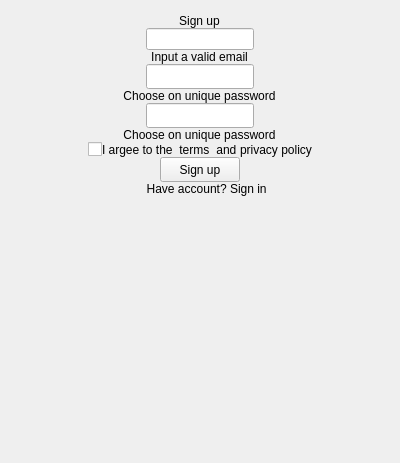
<?xml version="1.0" encoding="UTF-8"?>
<ui version="4.0">
 <class>SignUpScreen</class>
 <widget class="QWidget" name="SignUpScreen">
  <property name="geometry">
   <rect>
    <x>0</x>
    <y>0</y>
    <width>400</width>
    <height>463</height>
   </rect>
  </property>
  <property name="minimumSize">
   <size>
    <width>0</width>
    <height>300</height>
   </size>
  </property>
  <property name="windowTitle">
   <string>Form</string>
  </property>
  <layout class="QVBoxLayout" name="verticalLayout">
   <property name="spacing">
    <number>0</number>
   </property>
   <property name="leftMargin">
    <number>0</number>
   </property>
   <property name="topMargin">
    <number>0</number>
   </property>
   <property name="rightMargin">
    <number>0</number>
   </property>
   <property name="bottomMargin">
    <number>0</number>
   </property>
   <item alignment="Qt::AlignHCenter">
    <widget class="QLabel" name="lblLogo">
     <property name="sizePolicy">
      <sizepolicy hsizetype="Fixed" vsizetype="Fixed">
       <horstretch>0</horstretch>
       <verstretch>0</verstretch>
      </sizepolicy>
     </property>
    </widget>
   </item>
   <item alignment="Qt::AlignHCenter">
    <widget class="QLabel" name="lblCaption">
     <property name="sizePolicy">
      <sizepolicy hsizetype="Fixed" vsizetype="Preferred">
       <horstretch>0</horstretch>
       <verstretch>0</verstretch>
      </sizepolicy>
     </property>
     <property name="text">
      <string>Sign up</string>
     </property>
     <property name="alignment">
      <set>Qt::AlignCenter</set>
     </property>
    </widget>
   </item>
   <item alignment="Qt::AlignHCenter">
    <widget class="CustomLineEdit" name="edtEmail">
     <property name="sizePolicy">
      <sizepolicy hsizetype="Preferred" vsizetype="Fixed">
       <horstretch>0</horstretch>
       <verstretch>0</verstretch>
      </sizepolicy>
     </property>
     <property name="alignment">
      <set>Qt::AlignCenter</set>
     </property>
     <property name="state" stdset="0">
      <number>0</number>
     </property>
    </widget>
   </item>
   <item alignment="Qt::AlignHCenter">
    <widget class="QLabel" name="lblEmailError">
     <property name="sizePolicy">
      <sizepolicy hsizetype="Fixed" vsizetype="Fixed">
       <horstretch>0</horstretch>
       <verstretch>0</verstretch>
      </sizepolicy>
     </property>
     <property name="text">
      <string>Input a valid email</string>
     </property>
     <property name="alignment">
      <set>Qt::AlignCenter</set>
     </property>
    </widget>
   </item>
   <item>
    <widget class="QWidget" name="wgtEmailBottom" native="true"/>
   </item>
   <item alignment="Qt::AlignHCenter">
    <widget class="PasswordLineEdit" name="edtPassword">
     <property name="sizePolicy">
      <sizepolicy hsizetype="Preferred" vsizetype="Fixed">
       <horstretch>0</horstretch>
       <verstretch>0</verstretch>
      </sizepolicy>
     </property>
     <property name="minimumSize">
      <size>
       <width>0</width>
       <height>25</height>
      </size>
     </property>
     <property name="alignment">
      <set>Qt::AlignCenter</set>
     </property>
    </widget>
   </item>
   <item>
    <widget class="QWidget" name="wgtFirstPasswordBottom" native="true"/>
   </item>
   <item alignment="Qt::AlignHCenter">
    <widget class="QLabel" name="lblPasswordError">
     <property name="sizePolicy">
      <sizepolicy hsizetype="Fixed" vsizetype="Fixed">
       <horstretch>0</horstretch>
       <verstretch>0</verstretch>
      </sizepolicy>
     </property>
     <property name="text">
      <string>Choose on unique password</string>
     </property>
     <property name="alignment">
      <set>Qt::AlignCenter</set>
     </property>
    </widget>
   </item>
   <item alignment="Qt::AlignHCenter">
    <widget class="PasswordLineEdit" name="edtRptPassword">
     <property name="sizePolicy">
      <sizepolicy hsizetype="Preferred" vsizetype="Fixed">
       <horstretch>0</horstretch>
       <verstretch>0</verstretch>
      </sizepolicy>
     </property>
     <property name="minimumSize">
      <size>
       <width>0</width>
       <height>25</height>
      </size>
     </property>
     <property name="alignment">
      <set>Qt::AlignCenter</set>
     </property>
    </widget>
   </item>
   <item alignment="Qt::AlignHCenter">
    <widget class="QLabel" name="lblRptPasswordError">
     <property name="sizePolicy">
      <sizepolicy hsizetype="Fixed" vsizetype="Fixed">
       <horstretch>0</horstretch>
       <verstretch>0</verstretch>
      </sizepolicy>
     </property>
     <property name="text">
      <string>Choose on unique password</string>
     </property>
     <property name="alignment">
      <set>Qt::AlignCenter</set>
     </property>
    </widget>
   </item>
   <item>
    <widget class="QWidget" name="wgtSecondPasswordBottom" native="true"/>
   </item>
   <item alignment="Qt::AlignHCenter">
    <widget class="QWidget" name="wgtInfo" native="true">
     <property name="sizePolicy">
      <sizepolicy hsizetype="Preferred" vsizetype="Preferred">
       <horstretch>0</horstretch>
       <verstretch>0</verstretch>
      </sizepolicy>
     </property>
     <layout class="QHBoxLayout" name="horizontalLayout_5">
      <property name="spacing">
       <number>0</number>
      </property>
      <property name="leftMargin">
       <number>0</number>
      </property>
      <property name="topMargin">
       <number>0</number>
      </property>
      <property name="rightMargin">
       <number>0</number>
      </property>
      <property name="bottomMargin">
       <number>0</number>
      </property>
      <item alignment="Qt::AlignLeft">
       <widget class="QCheckBox" name="chbAgree">
        <property name="sizePolicy">
         <sizepolicy hsizetype="Expanding" vsizetype="Fixed">
          <horstretch>0</horstretch>
          <verstretch>0</verstretch>
         </sizepolicy>
        </property>
        <property name="maximumSize">
         <size>
          <width>286</width>
          <height>16777215</height>
         </size>
        </property>
        <property name="text">
         <string/>
        </property>
       </widget>
      </item>
      <item>
       <widget class="QLabel" name="lblInfo">
        <property name="sizePolicy">
         <sizepolicy hsizetype="Preferred" vsizetype="Preferred">
          <horstretch>0</horstretch>
          <verstretch>0</verstretch>
         </sizepolicy>
        </property>
        <property name="text">
         <string>I argee to the </string>
        </property>
       </widget>
      </item>
      <item>
       <widget class="ClickableLabel" name="lblTerms">
        <property name="text">
         <string> terms </string>
        </property>
       </widget>
      </item>
      <item>
       <widget class="QLabel" name="lblInfo_1">
        <property name="sizePolicy">
         <sizepolicy hsizetype="Minimum" vsizetype="Preferred">
          <horstretch>0</horstretch>
          <verstretch>0</verstretch>
         </sizepolicy>
        </property>
        <property name="text">
         <string> and </string>
        </property>
       </widget>
      </item>
      <item>
       <widget class="ClickableLabel" name="lblPrivacyPolisy">
        <property name="text">
         <string>privacy policy</string>
        </property>
       </widget>
      </item>
     </layout>
    </widget>
   </item>
   <item>
    <widget class="QWidget" name="wgtButtonTop" native="true"/>
   </item>
   <item alignment="Qt::AlignHCenter">
    <widget class="QPushButton" name="btnSignUp">
     <property name="sizePolicy">
      <sizepolicy hsizetype="Preferred" vsizetype="Fixed">
       <horstretch>0</horstretch>
       <verstretch>0</verstretch>
      </sizepolicy>
     </property>
     <property name="minimumSize">
      <size>
       <width>80</width>
       <height>25</height>
      </size>
     </property>
     <property name="text">
      <string>Sign up</string>
     </property>
    </widget>
   </item>
   <item>
    <widget class="QWidget" name="wgtButtonBottom" native="true"/>
   </item>
   <item alignment="Qt::AlignHCenter">
    <widget class="QWidget" name="wgtHAccount" native="true">
     <property name="sizePolicy">
      <sizepolicy hsizetype="Fixed" vsizetype="Preferred">
       <horstretch>0</horstretch>
       <verstretch>0</verstretch>
      </sizepolicy>
     </property>
     <property name="minimumSize">
      <size>
       <width>181</width>
       <height>0</height>
      </size>
     </property>
     <property name="maximumSize">
      <size>
       <width>16777215</width>
       <height>16777215</height>
      </size>
     </property>
     <layout class="QHBoxLayout" name="horizontalLayout_4">
      <property name="spacing">
       <number>0</number>
      </property>
      <property name="leftMargin">
       <number>0</number>
      </property>
      <property name="topMargin">
       <number>0</number>
      </property>
      <property name="rightMargin">
       <number>0</number>
      </property>
      <property name="bottomMargin">
       <number>0</number>
      </property>
      <item>
       <widget class="QWidget" name="widget" native="true">
        <property name="sizePolicy">
         <sizepolicy hsizetype="Expanding" vsizetype="Preferred">
          <horstretch>0</horstretch>
          <verstretch>0</verstretch>
         </sizepolicy>
        </property>
       </widget>
      </item>
      <item>
       <widget class="QLabel" name="label">
        <property name="sizePolicy">
         <sizepolicy hsizetype="Preferred" vsizetype="Preferred">
          <horstretch>0</horstretch>
          <verstretch>0</verstretch>
         </sizepolicy>
        </property>
        <property name="minimumSize">
         <size>
          <width>98</width>
          <height>0</height>
         </size>
        </property>
        <property name="text">
         <string>Have account? </string>
        </property>
        <property name="alignment">
         <set>Qt::AlignRight|Qt::AlignTrailing|Qt::AlignVCenter</set>
        </property>
       </widget>
      </item>
      <item>
       <widget class="ClickableLabel" name="lblSignIn">
        <property name="text">
         <string>Sign in</string>
        </property>
       </widget>
      </item>
      <item>
       <widget class="QWidget" name="widget_2" native="true">
        <property name="sizePolicy">
         <sizepolicy hsizetype="Expanding" vsizetype="Preferred">
          <horstretch>0</horstretch>
          <verstretch>0</verstretch>
         </sizepolicy>
        </property>
       </widget>
      </item>
     </layout>
    </widget>
   </item>
   <item>
    <spacer name="verticalSpacer">
     <property name="sizePolicy">
      <sizepolicy hsizetype="Minimum" vsizetype="Expanding">
       <horstretch>0</horstretch>
       <verstretch>0</verstretch>
      </sizepolicy>
     </property>
     <property name="orientation">
      <enum>Qt::Vertical</enum>
     </property>
     <property name="sizeType">
      <enum>QSizePolicy::Expanding</enum>
     </property>
     <property name="sizeHint" stdset="0">
      <size>
       <width>20</width>
       <height>175</height>
      </size>
     </property>
    </spacer>
   </item>
  </layout>
 </widget>
 <customwidgets>
  <customwidget>
   <class>CustomLineEdit</class>
   <extends>QLineEdit</extends>
   <header location="global">CustomLineEdit.h</header>
  </customwidget>
  <customwidget>
   <class>PasswordLineEdit</class>
   <extends>QLineEdit</extends>
   <header location="global">PasswordLineEdit.h</header>
  </customwidget>
  <customwidget>
   <class>ClickableLabel</class>
   <extends>QLabel</extends>
   <header location="global">ClickableLabel.h</header>
  </customwidget>
 </customwidgets>
 <resources/>
 <connections/>
</ui>
